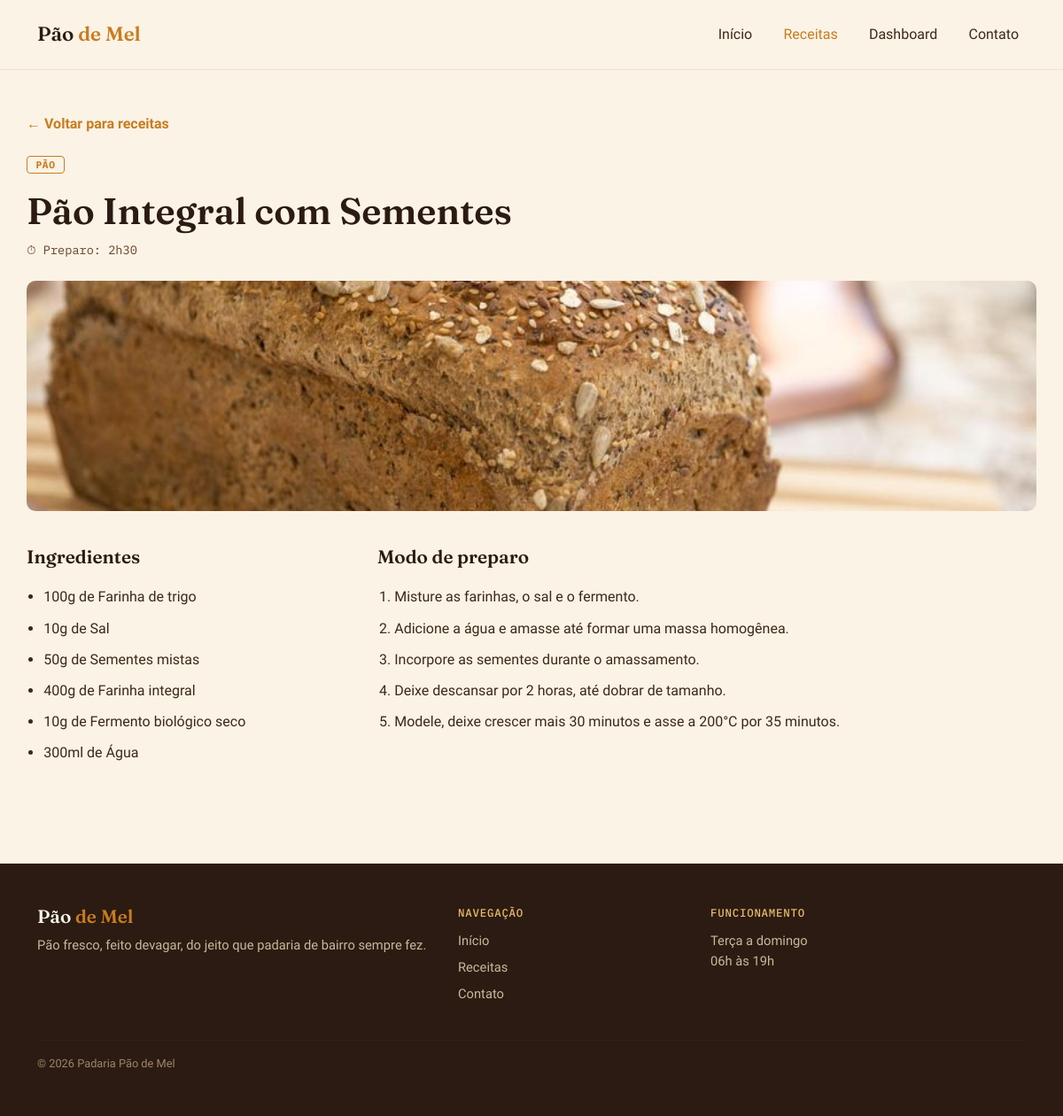
Page /receita-detalhe.php?id=3 on the committed database.
### tables this page shows
CREATE TABLE categorias (
    id   INT AUTO_INCREMENT PRIMARY KEY,
    nome VARCHAR(100) NOT NULL
);

CREATE TABLE receitas (
    id           INT AUTO_INCREMENT PRIMARY KEY,
    nome         VARCHAR(100) NOT NULL,
    modo_preparo TEXT         NOT NULL,
    tempo_preparo INT         NOT NULL,   
    id_categoria INT          NOT NULL,
    FOREIGN KEY (id_categoria) REFERENCES categorias(id)
);

### includes/funcoes.php (called while the page is built, shortened)
<?php
function formatarTempoPreparo(int $minutos): string
{
    $horas = intdiv($minutos, 60);
    $minutosRestantes = $minutos % 60;
    return $horas . 'h' . $minutosRestantes;
}
function receitaValida(array $receita): bool
{
    return true;
}
function filtrarReceitasValidas(array $receitas): array
{
    $receitasValidas = [];
    foreach ($receitas as $receita) {
        if (receitaValida($receita)) {
            $receitasValidas[] = $receita;
        }
    }
    return $receitasValidas;
}
function buscarReceitaPorId(array $receitas, int $id): ?array
{
    foreach ($receitas as $receita) {
        if ($receita['id'] === $id) {
            return $receita;
        }
    }
    return null;
}
function formatarIngrediente(float $quantidade, string $unidade, string $nome): string
{
    $quantidadeTexto = (floor($quantidade) === $quantidade)
        ? (string) (int) $quantidade
        : rtrim(rtrim(number_format($quantidade, 2, ',', ''), '0'), ',');
    return $quantidadeTexto . $unidade . ' de ' . $nome;
}
function modoPreparoParaPassos(string $textoModoPreparo): array
{
    $linhas = explode("\n", $textoModoPreparo);
    $passos = [];
    foreach ($linhas as $linha) {
        $linha = trim($linha);
        if ($linha !== '') {
            $passos[] = $linha;
        }
    }
    return $passos;
}
function caminhoImagemReceita(int $id): string
{
    $caminhoRelativo = 'assets/img/receita-' . $id . '.jpg';
    $caminhoNoServidor = __DIR__ . '/../' . $caminhoRelativo;
    if (file_exists($caminhoNoServidor)) {
        return $caminhoRelativo;
    }
    return '';
}
function thumbClassPorId(int $id): string
{
    $opcoes = ['thumb-1', 'thumb-2', 'thumb-3'];
    $indice = ($id - 1) % count($opcoes);
    return $opcoes[$indice];
}
function buscarReceitasDoBanco(PDO $pdo): array
{
    $receitas = [];
    $sqlReceitas = "SELECT r.id, r.nome, r.modo_preparo, r.tempo_preparo, c.nome AS categoria
                    FROM receitas r
                    INNER JOIN categorias c ON r.id_categoria = c.id
                    ORDER BY r.id";
    $resultadoReceitas = $pdo->query($sqlReceitas);
    while ($linha = $resultadoReceitas->fetch()) {
        $id = (int) $linha['id'];
        $receitas[$id] = [
            'id' => $id,
            'nome' => $linha['nome'],
            'categoria' => $linha['categoria'],
            'tempo_preparo' => (int) $linha['tempo_preparo'],
            'thumb' => thumbClassPorId($id),
            'imagem' => caminhoImagemReceita($id),
            'modo_preparo' => modoPreparoParaPassos($linha['modo_preparo']),
            'ingredientes' => [],
        ];
    }
    $sqlIngredientes = "SELECT ri.id_receita, ri.quantidade, i.nome, i.unidade_medida
                        FROM receita_ingrediente ri
                        INNER JOIN ingredientes i ON ri.id_ingrediente = i.id
                        ORDER BY ri.id_receita";
    $resultadoIngredientes = $pdo->query($sqlIngredientes);
    while ($linha = $resultadoIngredientes->fetch()) {
        $idReceita = (int) $linha['id_receita'];
        if (isset($receitas[$idReceita])) {
            $receitas[$idReceita]['ingredientes'][] = formatarIngrediente(
                (float) $linha['quantidade'],
                $linha['unidade_medida'],
                $linha['nome']
            );
        }
    }
    return array_values($receitas);
}

### includes/dados-receitas.php (called while the page is built, shortened)
<?php
require_once __DIR__ . '/conexao.php';
require_once __DIR__ . '/funcoes.php';
$receitas = buscarReceitasDoBanco($pdo);

### receita-detalhe.php (the view, shortened to what this page needs)
<?php
require 'includes/header.php';
require 'includes/dados-receitas.php';
require_once 'includes/funcoes.php';
$receitas = filtrarReceitasValidas($receitas);
$id = isset($_GET['id']) ? (int) $_GET['id'] : 0;
$receitaEncontrada = buscarReceitaPorId($receitas, $id);
?>
<section class="container receita-detalhe">
  <a href="receitas.php" class="voltar-link">← Voltar para receitas</a>
  <?php
  if ($receitaEncontrada): ?>
    <div class="receita-header">
      <span class="badge badge-categoria"><?php echo $receitaEncontrada['categoria']; ?></span>
      <h1 class="receita-title"><?php echo $receitaEncontrada['nome']; ?></h1>
      <p class="receita-meta">⏱ Preparo: <?php echo formatarTempoPreparo($receitaEncontrada['tempo_preparo']); ?></p>
    </div>
    <div class="card-thumb <?php echo $receitaEncontrada['thumb']; ?> receita-thumb">
      <?php if ($receitaEncontrada['imagem'] !== ''): ?>
        <img src="<?php echo $receitaEncontrada['imagem']; ?>" alt="<?php echo $receitaEncontrada['nome']; ?>">
      <?php endif; ?>
    </div>
    <div class="row g-5 receita-conteudo">
      <div class="col-lg-4">
        <h2 class="section-title-sm">Ingredientes</h2>
        <ul class="lista-ingredientes">
          <?php foreach ($receitaEncontrada['ingredientes'] as $ingrediente): ?>
            <li><?php echo $ingrediente; ?></li>
          <?php endforeach; ?>
        </ul>
      </div>
      <div class="col-lg-8">
        <h2 class="section-title-sm">Modo de preparo</h2>
        <ol class="lista-passos">
          <?php foreach ($receitaEncontrada['modo_preparo'] as $passo): ?>
            <li><?php echo $passo; ?></li>
          <?php endforeach; ?>
        </ol>
      </div>
    </div>
  <?php endif; ?>
</section>
<?php require 'includes/footer.php'; ?>

### assets/css/style.css (style rules this page uses)
:root { --flour: #FAF3E6; --dough: #F0E4CB; --crust: #6B4226; --crust-dark: #2B1B12; --honey: #C97C1E; --honey-light: #E8B96B; --text-main: #3D2817; }
* { box-sizing: border-box; }
body { background: var(--flour); color: var(--text-main); font-family: 'Work Sans', sans-serif; line-height: 1.6; }
h1, h2, h3 { font-family: 'Fraunces', serif; font-weight: 600; color: var(--crust-dark); }
.destaques, .receitas-grid, .receita-detalhe, .contato-grid { padding: 3rem 0; }
.section-title-sm { font-size: 1.3rem; margin-bottom: 1.2rem; }
.card-thumb { height: 160px; position: relative; overflow: hidden; }
.card-thumb img { width: 100%; height: 100%; object-fit: cover; display: block; }
.thumb-3 { background: linear-gradient(135deg, #D9C18A, #B5854A); }
.badge-categoria { display: inline-block; font-family: 'IBM Plex Mono', monospace; font-size: 0.7rem; text-transform: uppercase; letter-spacing: 0.05em; background: var(--flour); border: 1px solid var(--honey); color: var(--honey); padding: 0.2rem 0.6rem; border-radius: 4px; margin-bottom: 0.6rem; }
.voltar-link { display: inline-block; margin-bottom: 1.2rem; color: var(--honey); font-weight: 600; text-decoration: none; }
.receita-title { font-size: clamp(1.8rem, 4vw, 2.6rem); margin: 0.5rem 0; }
.receita-meta { font-family: 'IBM Plex Mono', monospace; font-size: 0.85rem; color: var(--crust); }
.receita-thumb { height: 260px; border-radius: 10px; margin: 1.5rem 0 2.5rem; }
.lista-ingredientes, .lista-passos { padding-left: 1.2rem; }
.lista-ingredientes li, .lista-passos li { margin-bottom: 0.6rem; }

### rows in the picture
categorias: nome "PÃO"
receitas: nome "Pão Integral com Sementes", tempo_preparo "2h30"

### other values in the picture
$ingrediente "100g de Farinha de trigo"
$ingrediente "10g de Sal"
$ingrediente "50g de Sementes mistas"
$ingrediente "400g de Farinha integral"
$ingrediente "10g de Fermento biológico seco"
$ingrediente "300ml de Água"
$passo "Misture as farinhas, o sal e o fermento."
$passo "Adicione a água e amasse até formar uma massa homogênea."
$passo "Incorpore as sementes durante o amassamento."
$passo "Deixe descansar por 2 horas, até dobrar de tamanho."
$passo "Modele, deixe crescer mais 30 minutos e asse a 200°C por 35 minutos."
